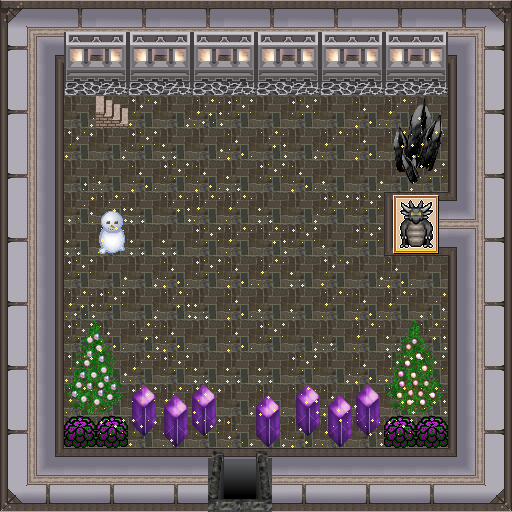

A 2D game scene composited from a Tiled map and its tileset images. What follows is a short description and the map's XML, with each tile layer's data collapsed to a summary:
An orthogonal 16x16 tile map with 32x32 px tiles, 5 tile layers (0_floor, 1_terrain, 2_object, 3_roof, ...), 3 hidden layers not drawn, 18 tilesets and 2 objects (mapchange_exit, mapchange).

<map version="1.8" tiledversion="1.8.5" orientation="orthogonal" renderorder="right-down" width="16" height="16" tilewidth="32" tileheight="32" infinite="0" nextlayerid="9" nextobjectid="1">
 <tileset firstgid="1" name="stairs" tilewidth="32" tileheight="32" tilecount="12" columns="2">
  <image source="../../tileset/building/stairs/stairs.png" width="64" height="192" />
 </tileset>
 <tileset firstgid="13" name="bushes" tilewidth="32" tileheight="32" tilecount="9" columns="3">
  <image source="../../tileset/plant/bush/hosta.png" width="96" height="96" />
 </tileset>
 <tileset firstgid="22" name="sheep foord" tilewidth="32" tileheight="32" tilecount="1" columns="1">
  <image source="../../tileset/logic/item/sheepfood.png" width="32" height="32" />
 </tileset>
 <tileset firstgid="23" name="collision" tilewidth="32" tileheight="32" tilecount="1" columns="1">
  <image source="../../tileset/logic/collision.png" width="32" height="32" />
 </tileset>
 <tileset firstgid="24" name="portals" tilewidth="32" tileheight="32" tilecount="24" columns="8">
  <image source="../../tileset/logic/portal.png" width="256" height="96" />
 </tileset>
 <tileset firstgid="48" name="blackdragon picture" tilewidth="32" tileheight="32" tilecount="4" columns="2">
  <image source="../../tileset/furniture/picture/blackdragon.png" width="64" height="64" />
 </tileset>
 <tileset firstgid="52" name="snowman" tilewidth="32" tileheight="32" tilecount="2" columns="1">
  <image source="../../tileset/item/snowman.png" width="32" height="64" />
 </tileset>
 <tileset firstgid="54" name="fireplace" tilewidth="32" tileheight="32" tilecount="4" columns="2">
  <image source="../../tileset/building/decoration/furnace.png" width="64" height="64" />
 </tileset>
 <tileset firstgid="58" name="tree" tilewidth="32" tileheight="32" tilecount="6" columns="2">
  <image source="../../tileset/plant/tree/spruce_xmas2.png" width="64" height="96" />
 </tileset>
 <tileset firstgid="64" name="christmas2" tilewidth="32" tileheight="32" tilecount="6" columns="2">
  <image source="../../tileset/plant/tree/spruce_xmas4.png" width="64" height="96" />
 </tileset>
 <tileset firstgid="70" name="sparkles" tilewidth="32" tileheight="32" tilecount="20" columns="4">
  <image source="../../tileset/furniture/light/xmas_lights.png" width="128" height="160" />
 </tileset>
 <tileset firstgid="90" name="obsidian" tilewidth="32" tileheight="32" tilecount="6" columns="2">
  <image source="../../tileset/ground/rock/obsidian.png" width="64" height="96" />
 </tileset>
 <tileset firstgid="96" name="square crystals" tilewidth="32" tileheight="32" tilecount="84" columns="6">
  <image source="../../tileset/ground/rock/square_crystal.png" width="192" height="448" />
 </tileset>
 <tileset firstgid="180" name="glass" tilewidth="32" tileheight="32" tilecount="16" columns="4">
  <image source="../../tileset/building/wall/glass.png" width="128" height="128" />
 </tileset>
 <tileset firstgid="196" name="glass_details" tilewidth="32" tileheight="32" tilecount="28" columns="4">
  <image source="../../tileset/building/wall/glass_details.png" width="128" height="224" />
 </tileset>
 <tileset firstgid="224" name="grey_centred" tilewidth="32" tileheight="32" tilecount="28" columns="7">
  <image source="../../tileset/building/entrance/grey_centred.png" width="224" height="128" />
 </tileset>
 <tileset firstgid="252" name="bricked_paving" tilewidth="32" tileheight="32" tilecount="4" columns="2">
  <image source="../../tileset/ground/bricked_paving.png" width="64" height="64" />
 </tileset>
 <tileset firstgid="256" name="furniture/light/flames" tilewidth="32" tileheight="32" tilecount="6" columns="6">
  <image source="../../tileset/furniture/light/flames.png" width="192" height="32" />
 </tileset>
 <layer id="1" name="0_floor" width="16" height="16">
  <data>[256 cells, 256 non-empty, 2 distinct tile ids]</data>
 </layer>
 <layer id="2" name="1_terrain" width="16" height="16">
  <data>[256 cells, 147 non-empty, 41 distinct tile ids]</data>
 </layer>
 <layer id="3" name="2_object" width="16" height="16">
  <data>[256 cells, 22 non-empty, 12 distinct tile ids]</data>
 </layer>
 <layer id="4" name="3_roof" width="16" height="16">
  <data>[256 cells, 20 non-empty, 19 distinct tile ids]</data>
 </layer>
 <layer id="5" name="4_roof_add" width="16" height="16">
  <data>[256 cells, 120 non-empty, 14 distinct tile ids]</data>
 </layer>
 <layer id="6" name="objects" width="16" height="16" visible="0">
  <data>[256 cells, 5 non-empty, 2 distinct tile ids]</data>
 </layer>
 <layer id="7" name="collision" width="16" height="16" visible="0" opacity="0.37">
  <data>[256 cells, 146 non-empty, 1 distinct tile ids]</data>
 </layer>
 <layer id="8" name="protection" width="16" height="16" visible="0">
  <data>[256 cells, 0 non-empty, 0 distinct tile ids]</data>
 </layer>
 <objectgroup name="Mapevents">
  <object name="in" type="mapchange_exit" id="1" x="224" y="448" width="32" height="32">
   <properties>
    <property name="map" value="0_ados_city_n_x0_y2" />
    <property name="place" value="house_53" />
   </properties>
  </object>
  <object name="up" type="mapchange" id="2" x="96" y="96" width="32" height="32">
   <properties>
    <property name="map" value="int_ados_house_53_1_x0_y0" />
    <property name="place" value="down" />
   </properties>
  </object>
 </objectgroup>
</map>
